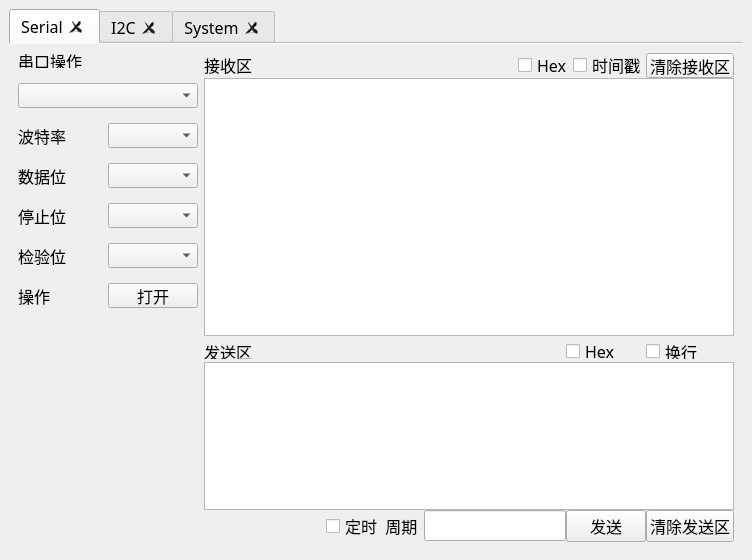
<?xml version="1.0" encoding="UTF-8"?>
<ui version="4.0">
 <class>MainWindow</class>
 <widget class="QMainWindow" name="MainWindow">
  <property name="geometry">
   <rect>
    <x>0</x>
    <y>0</y>
    <width>752</width>
    <height>560</height>
   </rect>
  </property>
  <property name="sizePolicy">
   <sizepolicy hsizetype="Preferred" vsizetype="Preferred">
    <horstretch>0</horstretch>
    <verstretch>0</verstretch>
   </sizepolicy>
  </property>
  <property name="minimumSize">
   <size>
    <width>700</width>
    <height>500</height>
   </size>
  </property>
  <property name="windowTitle">
   <string>MainWindow</string>
  </property>
  <widget class="QWidget" name="centralwidget">
   <layout class="QGridLayout" name="gridLayout">
    <item row="0" column="0">
     <widget class="QTabWidget" name="tabWidget">
      <property name="font">
       <font>
        <family>微软雅黑</family>
        <pointsize>12</pointsize>
       </font>
      </property>
      <property name="cursor">
       <cursorShape>PointingHandCursor</cursorShape>
      </property>
      <property name="mouseTracking">
       <bool>false</bool>
      </property>
      <property name="inputMethodHints">
       <set>Qt::ImhNone</set>
      </property>
      <property name="tabPosition">
       <enum>QTabWidget::North</enum>
      </property>
      <property name="tabShape">
       <enum>QTabWidget::Rounded</enum>
      </property>
      <property name="currentIndex">
       <number>0</number>
      </property>
      <property name="elideMode">
       <enum>Qt::ElideNone</enum>
      </property>
      <property name="documentMode">
       <bool>true</bool>
      </property>
      <property name="tabsClosable">
       <bool>true</bool>
      </property>
      <property name="movable">
       <bool>false</bool>
      </property>
      <property name="tabBarAutoHide">
       <bool>false</bool>
      </property>
      <widget class="QWidget" name="tab1">
       <attribute name="title">
        <string>Serial</string>
       </attribute>
       <layout class="QGridLayout" name="gridLayout_6">
        <item row="0" column="1">
         <widget class="QWidget" name="widget_3" native="true">
          <property name="minimumSize">
           <size>
            <width>0</width>
            <height>0</height>
           </size>
          </property>
          <layout class="QGridLayout" name="gridLayout_4">
           <property name="leftMargin">
            <number>0</number>
           </property>
           <property name="topMargin">
            <number>0</number>
           </property>
           <property name="rightMargin">
            <number>0</number>
           </property>
           <property name="bottomMargin">
            <number>0</number>
           </property>
           <property name="spacing">
            <number>0</number>
           </property>
           <item row="0" column="0">
            <widget class="QLabel" name="label_10">
             <property name="maximumSize">
              <size>
               <width>16777215</width>
               <height>20</height>
              </size>
             </property>
             <property name="text">
              <string>接收区</string>
             </property>
            </widget>
           </item>
           <item row="0" column="1">
            <spacer name="horizontalSpacer_3">
             <property name="orientation">
              <enum>Qt::Horizontal</enum>
             </property>
             <property name="sizeHint" stdset="0">
              <size>
               <width>40</width>
               <height>20</height>
              </size>
             </property>
            </spacer>
           </item>
           <item row="0" column="2">
            <widget class="QCheckBox" name="checkBox">
             <property name="maximumSize">
              <size>
               <width>16777215</width>
               <height>15</height>
              </size>
             </property>
             <property name="text">
              <string>Hex</string>
             </property>
            </widget>
           </item>
           <item row="0" column="3">
            <widget class="QCheckBox" name="checkBox_2">
             <property name="maximumSize">
              <size>
               <width>16777215</width>
               <height>20</height>
              </size>
             </property>
             <property name="text">
              <string>时间戳</string>
             </property>
            </widget>
           </item>
           <item row="1" column="0" colspan="5">
            <widget class="QPlainTextEdit" name="Serial_ReceEdit"/>
           </item>
           <item row="0" column="4">
            <widget class="QPushButton" name="Serial_ReceClear">
             <property name="maximumSize">
              <size>
               <width>16777215</width>
               <height>25</height>
              </size>
             </property>
             <property name="text">
              <string>清除接收区</string>
             </property>
            </widget>
           </item>
          </layout>
         </widget>
        </item>
        <item row="1" column="1">
         <widget class="QWidget" name="widget_2" native="true">
          <property name="minimumSize">
           <size>
            <width>0</width>
            <height>0</height>
           </size>
          </property>
          <property name="maximumSize">
           <size>
            <width>16777215</width>
            <height>200</height>
           </size>
          </property>
          <property name="mouseTracking">
           <bool>false</bool>
          </property>
          <property name="tabletTracking">
           <bool>false</bool>
          </property>
          <property name="acceptDrops">
           <bool>false</bool>
          </property>
          <property name="layoutDirection">
           <enum>Qt::LeftToRight</enum>
          </property>
          <property name="autoFillBackground">
           <bool>false</bool>
          </property>
          <layout class="QGridLayout" name="gridLayout_3">
           <property name="leftMargin">
            <number>0</number>
           </property>
           <property name="topMargin">
            <number>0</number>
           </property>
           <property name="rightMargin">
            <number>0</number>
           </property>
           <property name="bottomMargin">
            <number>0</number>
           </property>
           <property name="spacing">
            <number>0</number>
           </property>
           <item row="0" column="3">
            <widget class="QCheckBox" name="checkBox_5">
             <property name="maximumSize">
              <size>
               <width>16777215</width>
               <height>15</height>
              </size>
             </property>
             <property name="text">
              <string>Hex</string>
             </property>
            </widget>
           </item>
           <item row="2" column="4">
            <widget class="QPushButton" name="Serial_SendClear">
             <property name="text">
              <string>清除发送区</string>
             </property>
            </widget>
           </item>
           <item row="2" column="3">
            <widget class="QPushButton" name="Serial_Sendbtn">
             <property name="text">
              <string>发送</string>
             </property>
            </widget>
           </item>
           <item row="2" column="0">
            <spacer name="horizontalSpacer">
             <property name="orientation">
              <enum>Qt::Horizontal</enum>
             </property>
             <property name="sizeHint" stdset="0">
              <size>
               <width>40</width>
               <height>20</height>
              </size>
             </property>
            </spacer>
           </item>
           <item row="0" column="4">
            <widget class="QCheckBox" name="checkBox_4">
             <property name="maximumSize">
              <size>
               <width>16777215</width>
               <height>15</height>
              </size>
             </property>
             <property name="text">
              <string>换行</string>
             </property>
            </widget>
           </item>
           <item row="2" column="1">
            <widget class="QCheckBox" name="checkBox_3">
             <property name="text">
              <string>定时  周期</string>
             </property>
            </widget>
           </item>
           <item row="0" column="2">
            <spacer name="horizontalSpacer_2">
             <property name="orientation">
              <enum>Qt::Horizontal</enum>
             </property>
             <property name="sizeHint" stdset="0">
              <size>
               <width>40</width>
               <height>20</height>
              </size>
             </property>
            </spacer>
           </item>
           <item row="2" column="2">
            <widget class="QLineEdit" name="lineEdit"/>
           </item>
           <item row="1" column="0" colspan="5">
            <widget class="QPlainTextEdit" name="Serial_SendEdit"/>
           </item>
           <item row="0" column="0">
            <widget class="QLabel" name="label_9">
             <property name="maximumSize">
              <size>
               <width>16777215</width>
               <height>15</height>
              </size>
             </property>
             <property name="text">
              <string>发送区</string>
             </property>
            </widget>
           </item>
          </layout>
         </widget>
        </item>
        <item row="0" column="0" rowspan="2">
         <widget class="QWidget" name="widget" native="true">
          <property name="minimumSize">
           <size>
            <width>180</width>
            <height>0</height>
           </size>
          </property>
          <property name="maximumSize">
           <size>
            <width>200</width>
            <height>1000</height>
           </size>
          </property>
          <layout class="QGridLayout" name="gridLayout_2">
           <property name="leftMargin">
            <number>0</number>
           </property>
           <property name="topMargin">
            <number>0</number>
           </property>
           <property name="rightMargin">
            <number>0</number>
           </property>
           <property name="bottomMargin">
            <number>0</number>
           </property>
           <property name="horizontalSpacing">
            <number>0</number>
           </property>
           <property name="verticalSpacing">
            <number>15</number>
           </property>
           <item row="2" column="0">
            <widget class="QLabel" name="label_3">
             <property name="text">
              <string>波特率</string>
             </property>
            </widget>
           </item>
           <item row="4" column="0">
            <widget class="QLabel" name="label_5">
             <property name="text">
              <string>停止位</string>
             </property>
            </widget>
           </item>
           <item row="5" column="1">
            <widget class="QComboBox" name="Uart_CheckBits">
             <property name="minimumSize">
              <size>
               <width>0</width>
               <height>25</height>
              </size>
             </property>
             <property name="maximumSize">
              <size>
               <width>16777215</width>
               <height>25</height>
              </size>
             </property>
            </widget>
           </item>
           <item row="6" column="0">
            <widget class="QLabel" name="label">
             <property name="text">
              <string>操作</string>
             </property>
            </widget>
           </item>
           <item row="3" column="0">
            <widget class="QLabel" name="label_4">
             <property name="text">
              <string>数据位</string>
             </property>
            </widget>
           </item>
           <item row="4" column="1">
            <widget class="QComboBox" name="Uart_StopBtis">
             <property name="minimumSize">
              <size>
               <width>0</width>
               <height>25</height>
              </size>
             </property>
             <property name="maximumSize">
              <size>
               <width>16777215</width>
               <height>25</height>
              </size>
             </property>
            </widget>
           </item>
           <item row="1" column="0" colspan="2">
            <widget class="QComboBox" name="Uart_com">
             <property name="minimumSize">
              <size>
               <width>0</width>
               <height>25</height>
              </size>
             </property>
             <property name="maximumSize">
              <size>
               <width>16777215</width>
               <height>25</height>
              </size>
             </property>
            </widget>
           </item>
           <item row="3" column="1">
            <widget class="QComboBox" name="Uart_DataBtis">
             <property name="minimumSize">
              <size>
               <width>0</width>
               <height>25</height>
              </size>
             </property>
             <property name="maximumSize">
              <size>
               <width>16777215</width>
               <height>25</height>
              </size>
             </property>
            </widget>
           </item>
           <item row="5" column="0">
            <widget class="QLabel" name="label_6">
             <property name="text">
              <string>检验位</string>
             </property>
            </widget>
           </item>
           <item row="0" column="0">
            <widget class="QLabel" name="label_2">
             <property name="maximumSize">
              <size>
               <width>16777215</width>
               <height>15</height>
              </size>
             </property>
             <property name="text">
              <string>串口操作</string>
             </property>
            </widget>
           </item>
           <item row="6" column="1">
            <widget class="QPushButton" name="Serial_Open">
             <property name="minimumSize">
              <size>
               <width>0</width>
               <height>25</height>
              </size>
             </property>
             <property name="maximumSize">
              <size>
               <width>16777215</width>
               <height>25</height>
              </size>
             </property>
             <property name="text">
              <string>打开</string>
             </property>
            </widget>
           </item>
           <item row="2" column="1">
            <widget class="QComboBox" name="Serial_BuadRates">
             <property name="minimumSize">
              <size>
               <width>0</width>
               <height>25</height>
              </size>
             </property>
             <property name="maximumSize">
              <size>
               <width>16777215</width>
               <height>25</height>
              </size>
             </property>
            </widget>
           </item>
           <item row="7" column="0">
            <spacer name="verticalSpacer">
             <property name="orientation">
              <enum>Qt::Vertical</enum>
             </property>
             <property name="sizeHint" stdset="0">
              <size>
               <width>20</width>
               <height>40</height>
              </size>
             </property>
            </spacer>
           </item>
          </layout>
         </widget>
        </item>
       </layout>
      </widget>
      <widget class="QWidget" name="tab2">
       <attribute name="title">
        <string>I2C</string>
       </attribute>
       <layout class="QVBoxLayout" name="verticalLayout_4">
        <item>
         <widget class="QWidget" name="widget_8" native="true">
          <layout class="QGridLayout" name="gridLayout_7">
           <item row="0" column="0" colspan="2">
            <widget class="QWidget" name="widget_6" native="true">
             <layout class="QHBoxLayout" name="horizontalLayout">
              <item alignment="Qt::AlignRight">
               <widget class="QLabel" name="label_11">
                <property name="minimumSize">
                 <size>
                  <width>0</width>
                  <height>25</height>
                 </size>
                </property>
                <property name="text">
                 <string>引脚配置</string>
                </property>
               </widget>
              </item>
              <item>
               <widget class="QComboBox" name="comboBox_7">
                <property name="minimumSize">
                 <size>
                  <width>0</width>
                  <height>25</height>
                 </size>
                </property>
                <property name="maximumSize">
                 <size>
                  <width>80</width>
                  <height>16777215</height>
                 </size>
                </property>
               </widget>
              </item>
              <item alignment="Qt::AlignRight">
               <widget class="QLabel" name="label_7">
                <property name="minimumSize">
                 <size>
                  <width>0</width>
                  <height>25</height>
                 </size>
                </property>
                <property name="text">
                 <string>模式选择</string>
                </property>
               </widget>
              </item>
              <item>
               <widget class="QComboBox" name="comboBox_6">
                <property name="minimumSize">
                 <size>
                  <width>0</width>
                  <height>25</height>
                 </size>
                </property>
                <property name="maximumSize">
                 <size>
                  <width>80</width>
                  <height>16777215</height>
                 </size>
                </property>
               </widget>
              </item>
              <item alignment="Qt::AlignRight">
               <widget class="QLabel" name="label_8">
                <property name="text">
                 <string>设备地址</string>
                </property>
               </widget>
              </item>
              <item>
               <widget class="QLineEdit" name="lineEdit_2">
                <property name="minimumSize">
                 <size>
                  <width>0</width>
                  <height>25</height>
                 </size>
                </property>
                <property name="maximumSize">
                 <size>
                  <width>80</width>
                  <height>16777215</height>
                 </size>
                </property>
               </widget>
              </item>
              <item>
               <widget class="QPushButton" name="pushButton_2">
                <property name="minimumSize">
                 <size>
                  <width>0</width>
                  <height>25</height>
                 </size>
                </property>
                <property name="maximumSize">
                 <size>
                  <width>80</width>
                  <height>16777215</height>
                 </size>
                </property>
                <property name="text">
                 <string>扫描</string>
                </property>
               </widget>
              </item>
              <item>
               <widget class="QPushButton" name="pushButton_3">
                <property name="minimumSize">
                 <size>
                  <width>0</width>
                  <height>25</height>
                 </size>
                </property>
                <property name="text">
                 <string>打开设备</string>
                </property>
               </widget>
              </item>
              <item>
               <spacer name="horizontalSpacer_5">
                <property name="orientation">
                 <enum>Qt::Horizontal</enum>
                </property>
                <property name="sizeHint" stdset="0">
                 <size>
                  <width>40</width>
                  <height>20</height>
                 </size>
                </property>
               </spacer>
              </item>
             </layout>
            </widget>
           </item>
           <item row="1" column="1" rowspan="2">
            <widget class="QWidget" name="widget_9" native="true">
             <layout class="QGridLayout" name="gridLayout_5">
              <property name="leftMargin">
               <number>6</number>
              </property>
              <property name="topMargin">
               <number>6</number>
              </property>
              <property name="rightMargin">
               <number>0</number>
              </property>
              <property name="bottomMargin">
               <number>6</number>
              </property>
              <property name="horizontalSpacing">
               <number>4</number>
              </property>
              <property name="verticalSpacing">
               <number>10</number>
              </property>
              <item row="1" column="4">
               <widget class="QLineEdit" name="lineEdit_11">
                <property name="minimumSize">
                 <size>
                  <width>80</width>
                  <height>25</height>
                 </size>
                </property>
                <property name="maximumSize">
                 <size>
                  <width>80</width>
                  <height>25</height>
                 </size>
                </property>
               </widget>
              </item>
              <item row="8" column="4">
               <widget class="QLineEdit" name="lineEdit_17">
                <property name="minimumSize">
                 <size>
                  <width>80</width>
                  <height>25</height>
                 </size>
                </property>
                <property name="maximumSize">
                 <size>
                  <width>80</width>
                  <height>25</height>
                 </size>
                </property>
               </widget>
              </item>
              <item row="2" column="0">
               <widget class="QLabel" name="label_13">
                <property name="text">
                 <string>02</string>
                </property>
               </widget>
              </item>
              <item row="3" column="1" colspan="2">
               <widget class="QLineEdit" name="lineEdit_9">
                <property name="minimumSize">
                 <size>
                  <width>80</width>
                  <height>25</height>
                 </size>
                </property>
                <property name="maximumSize">
                 <size>
                  <width>80</width>
                  <height>25</height>
                 </size>
                </property>
               </widget>
              </item>
              <item row="8" column="0">
               <widget class="QLabel" name="label_18">
                <property name="text">
                 <string>07</string>
                </property>
               </widget>
              </item>
              <item row="5" column="3">
               <widget class="QComboBox" name="comboBox_12">
                <property name="minimumSize">
                 <size>
                  <width>80</width>
                  <height>25</height>
                 </size>
                </property>
                <property name="maximumSize">
                 <size>
                  <width>80</width>
                  <height>25</height>
                 </size>
                </property>
               </widget>
              </item>
              <item row="11" column="1" colspan="2">
               <widget class="QLineEdit" name="lineEdit_10">
                <property name="minimumSize">
                 <size>
                  <width>80</width>
                  <height>25</height>
                 </size>
                </property>
                <property name="maximumSize">
                 <size>
                  <width>80</width>
                  <height>25</height>
                 </size>
                </property>
               </widget>
              </item>
              <item row="2" column="1" colspan="2">
               <widget class="QLineEdit" name="lineEdit_4">
                <property name="minimumSize">
                 <size>
                  <width>80</width>
                  <height>25</height>
                 </size>
                </property>
                <property name="maximumSize">
                 <size>
                  <width>80</width>
                  <height>25</height>
                 </size>
                </property>
               </widget>
              </item>
              <item row="6" column="1" colspan="2">
               <widget class="QLineEdit" name="lineEdit_7">
                <property name="minimumSize">
                 <size>
                  <width>80</width>
                  <height>25</height>
                 </size>
                </property>
                <property name="maximumSize">
                 <size>
                  <width>80</width>
                  <height>25</height>
                 </size>
                </property>
               </widget>
              </item>
              <item row="4" column="1">
               <widget class="QLineEdit" name="lineEdit_5">
                <property name="minimumSize">
                 <size>
                  <width>80</width>
                  <height>25</height>
                 </size>
                </property>
                <property name="maximumSize">
                 <size>
                  <width>80</width>
                  <height>25</height>
                 </size>
                </property>
               </widget>
              </item>
              <item row="1" column="0">
               <widget class="QLabel" name="label_12">
                <property name="text">
                 <string>01</string>
                </property>
               </widget>
              </item>
              <item row="5" column="0">
               <widget class="QLabel" name="label_16">
                <property name="text">
                 <string>05</string>
                </property>
               </widget>
              </item>
              <item row="4" column="0">
               <widget class="QLabel" name="label_15">
                <property name="text">
                 <string>04</string>
                </property>
               </widget>
              </item>
              <item row="0" column="0" alignment="Qt::AlignHCenter">
               <widget class="QLabel" name="label_22">
                <property name="maximumSize">
                 <size>
                  <width>16777215</width>
                  <height>15</height>
                 </size>
                </property>
                <property name="text">
                 <string>序号</string>
                </property>
               </widget>
              </item>
              <item row="8" column="3">
               <widget class="QComboBox" name="comboBox_14">
                <property name="minimumSize">
                 <size>
                  <width>80</width>
                  <height>25</height>
                 </size>
                </property>
                <property name="maximumSize">
                 <size>
                  <width>80</width>
                  <height>25</height>
                 </size>
                </property>
               </widget>
              </item>
              <item row="1" column="1" colspan="2" alignment="Qt::AlignLeft|Qt::AlignTop">
               <widget class="QLineEdit" name="lineEdit_3">
                <property name="minimumSize">
                 <size>
                  <width>80</width>
                  <height>25</height>
                 </size>
                </property>
                <property name="maximumSize">
                 <size>
                  <width>80</width>
                  <height>25</height>
                 </size>
                </property>
               </widget>
              </item>
              <item row="0" column="1" alignment="Qt::AlignHCenter">
               <widget class="QLabel" name="label_21">
                <property name="maximumSize">
                 <size>
                  <width>16777215</width>
                  <height>15</height>
                 </size>
                </property>
                <property name="text">
                 <string>地址</string>
                </property>
               </widget>
              </item>
              <item row="0" column="4" alignment="Qt::AlignHCenter">
               <widget class="QLabel" name="label_23">
                <property name="maximumSize">
                 <size>
                  <width>16777215</width>
                  <height>15</height>
                 </size>
                </property>
                <property name="text">
                 <string>循环</string>
                </property>
               </widget>
              </item>
              <item row="4" column="3">
               <widget class="QComboBox" name="comboBox_11">
                <property name="minimumSize">
                 <size>
                  <width>80</width>
                  <height>25</height>
                 </size>
                </property>
                <property name="maximumSize">
                 <size>
                  <width>80</width>
                  <height>25</height>
                 </size>
                </property>
               </widget>
              </item>
              <item row="2" column="3" alignment="Qt::AlignHCenter|Qt::AlignTop">
               <widget class="QComboBox" name="comboBox_9">
                <property name="minimumSize">
                 <size>
                  <width>80</width>
                  <height>25</height>
                 </size>
                </property>
                <property name="maximumSize">
                 <size>
                  <width>80</width>
                  <height>25</height>
                 </size>
                </property>
               </widget>
              </item>
              <item row="11" column="0">
               <widget class="QLabel" name="label_19">
                <property name="text">
                 <string>08</string>
                </property>
               </widget>
              </item>
              <item row="11" column="4">
               <widget class="QLineEdit" name="lineEdit_18">
                <property name="minimumSize">
                 <size>
                  <width>80</width>
                  <height>25</height>
                 </size>
                </property>
                <property name="maximumSize">
                 <size>
                  <width>80</width>
                  <height>25</height>
                 </size>
                </property>
               </widget>
              </item>
              <item row="4" column="4">
               <widget class="QLineEdit" name="lineEdit_14">
                <property name="minimumSize">
                 <size>
                  <width>80</width>
                  <height>25</height>
                 </size>
                </property>
                <property name="maximumSize">
                 <size>
                  <width>80</width>
                  <height>25</height>
                 </size>
                </property>
               </widget>
              </item>
              <item row="8" column="1">
               <widget class="QLineEdit" name="lineEdit_8">
                <property name="minimumSize">
                 <size>
                  <width>80</width>
                  <height>25</height>
                 </size>
                </property>
                <property name="maximumSize">
                 <size>
                  <width>80</width>
                  <height>25</height>
                 </size>
                </property>
               </widget>
              </item>
              <item row="5" column="4">
               <widget class="QLineEdit" name="lineEdit_15">
                <property name="minimumSize">
                 <size>
                  <width>80</width>
                  <height>25</height>
                 </size>
                </property>
                <property name="maximumSize">
                 <size>
                  <width>80</width>
                  <height>25</height>
                 </size>
                </property>
               </widget>
              </item>
              <item row="3" column="3">
               <widget class="QComboBox" name="comboBox_10">
                <property name="minimumSize">
                 <size>
                  <width>80</width>
                  <height>25</height>
                 </size>
                </property>
                <property name="maximumSize">
                 <size>
                  <width>80</width>
                  <height>25</height>
                 </size>
                </property>
               </widget>
              </item>
              <item row="0" column="3" alignment="Qt::AlignHCenter">
               <widget class="QLabel" name="label_20">
                <property name="maximumSize">
                 <size>
                  <width>16777215</width>
                  <height>15</height>
                 </size>
                </property>
                <property name="text">
                 <string>模式</string>
                </property>
               </widget>
              </item>
              <item row="5" column="1" colspan="2">
               <widget class="QLineEdit" name="lineEdit_6">
                <property name="minimumSize">
                 <size>
                  <width>80</width>
                  <height>25</height>
                 </size>
                </property>
                <property name="maximumSize">
                 <size>
                  <width>80</width>
                  <height>25</height>
                 </size>
                </property>
               </widget>
              </item>
              <item row="6" column="3">
               <widget class="QComboBox" name="comboBox_13">
                <property name="minimumSize">
                 <size>
                  <width>80</width>
                  <height>25</height>
                 </size>
                </property>
                <property name="maximumSize">
                 <size>
                  <width>80</width>
                  <height>25</height>
                 </size>
                </property>
               </widget>
              </item>
              <item row="11" column="3">
               <widget class="QComboBox" name="comboBox_15">
                <property name="minimumSize">
                 <size>
                  <width>80</width>
                  <height>25</height>
                 </size>
                </property>
                <property name="maximumSize">
                 <size>
                  <width>80</width>
                  <height>25</height>
                 </size>
                </property>
               </widget>
              </item>
              <item row="6" column="0">
               <widget class="QLabel" name="label_17">
                <property name="text">
                 <string>06</string>
                </property>
               </widget>
              </item>
              <item row="3" column="4">
               <widget class="QLineEdit" name="lineEdit_13">
                <property name="minimumSize">
                 <size>
                  <width>80</width>
                  <height>25</height>
                 </size>
                </property>
                <property name="maximumSize">
                 <size>
                  <width>80</width>
                  <height>25</height>
                 </size>
                </property>
               </widget>
              </item>
              <item row="1" column="3">
               <widget class="QComboBox" name="comboBox_8">
                <property name="minimumSize">
                 <size>
                  <width>80</width>
                  <height>25</height>
                 </size>
                </property>
                <property name="maximumSize">
                 <size>
                  <width>80</width>
                  <height>25</height>
                 </size>
                </property>
               </widget>
              </item>
              <item row="6" column="4">
               <widget class="QLineEdit" name="lineEdit_16">
                <property name="minimumSize">
                 <size>
                  <width>80</width>
                  <height>25</height>
                 </size>
                </property>
                <property name="maximumSize">
                 <size>
                  <width>80</width>
                  <height>25</height>
                 </size>
                </property>
               </widget>
              </item>
              <item row="2" column="4">
               <widget class="QLineEdit" name="lineEdit_12">
                <property name="minimumSize">
                 <size>
                  <width>80</width>
                  <height>25</height>
                 </size>
                </property>
                <property name="maximumSize">
                 <size>
                  <width>80</width>
                  <height>25</height>
                 </size>
                </property>
               </widget>
              </item>
              <item row="3" column="0">
               <widget class="QLabel" name="label_14">
                <property name="text">
                 <string>03</string>
                </property>
               </widget>
              </item>
              <item row="12" column="1">
               <spacer name="verticalSpacer_2">
                <property name="orientation">
                 <enum>Qt::Vertical</enum>
                </property>
                <property name="sizeHint" stdset="0">
                 <size>
                  <width>20</width>
                  <height>40</height>
                 </size>
                </property>
               </spacer>
              </item>
              <item row="4" column="5">
               <spacer name="horizontalSpacer_6">
                <property name="orientation">
                 <enum>Qt::Horizontal</enum>
                </property>
                <property name="sizeHint" stdset="0">
                 <size>
                  <width>40</width>
                  <height>20</height>
                 </size>
                </property>
               </spacer>
              </item>
             </layout>
             <zorder>lineEdit_8</zorder>
             <zorder>lineEdit_5</zorder>
             <zorder>label_12</zorder>
             <zorder>lineEdit_3</zorder>
             <zorder>label_13</zorder>
             <zorder>label_14</zorder>
             <zorder>label_16</zorder>
             <zorder>label_17</zorder>
             <zorder>lineEdit_4</zorder>
             <zorder>lineEdit_6</zorder>
             <zorder>lineEdit_7</zorder>
             <zorder>lineEdit_9</zorder>
             <zorder>lineEdit_10</zorder>
             <zorder>label_19</zorder>
             <zorder>comboBox_8</zorder>
             <zorder>label_20</zorder>
             <zorder>label_22</zorder>
             <zorder>comboBox_9</zorder>
             <zorder>comboBox_10</zorder>
             <zorder>comboBox_12</zorder>
             <zorder>comboBox_13</zorder>
             <zorder>comboBox_15</zorder>
             <zorder>lineEdit_11</zorder>
             <zorder>label_23</zorder>
             <zorder>lineEdit_12</zorder>
             <zorder>lineEdit_13</zorder>
             <zorder>lineEdit_15</zorder>
             <zorder>lineEdit_16</zorder>
             <zorder>lineEdit_18</zorder>
             <zorder>lineEdit_14</zorder>
             <zorder>label_15</zorder>
             <zorder>comboBox_11</zorder>
             <zorder>comboBox_14</zorder>
             <zorder>label_18</zorder>
             <zorder>lineEdit_17</zorder>
             <zorder>label_21</zorder>
             <zorder>verticalSpacer_2</zorder>
             <zorder>horizontalSpacer_6</zorder>
            </widget>
           </item>
           <item row="2" column="0">
            <widget class="QPlainTextEdit" name="plainTextEdit"/>
           </item>
           <item row="1" column="0">
            <widget class="QWidget" name="widget_7" native="true">
             <layout class="QHBoxLayout" name="horizontalLayout_2">
              <item>
               <spacer name="horizontalSpacer_4">
                <property name="orientation">
                 <enum>Qt::Horizontal</enum>
                </property>
                <property name="sizeHint" stdset="0">
                 <size>
                  <width>40</width>
                  <height>20</height>
                 </size>
                </property>
               </spacer>
              </item>
              <item>
               <widget class="QRadioButton" name="radioButton">
                <property name="minimumSize">
                 <size>
                  <width>0</width>
                  <height>25</height>
                 </size>
                </property>
                <property name="text">
                 <string>DEC</string>
                </property>
               </widget>
              </item>
              <item>
               <widget class="QRadioButton" name="radioButton_2">
                <property name="minimumSize">
                 <size>
                  <width>0</width>
                  <height>25</height>
                 </size>
                </property>
                <property name="text">
                 <string>HEX</string>
                </property>
               </widget>
              </item>
              <item>
               <widget class="QPushButton" name="pushButton">
                <property name="minimumSize">
                 <size>
                  <width>0</width>
                  <height>25</height>
                 </size>
                </property>
                <property name="text">
                 <string>清除接收区</string>
                </property>
               </widget>
              </item>
             </layout>
            </widget>
           </item>
          </layout>
         </widget>
        </item>
       </layout>
      </widget>
      <widget class="QWidget" name="tab">
       <attribute name="title">
        <string>System</string>
       </attribute>
       <layout class="QVBoxLayout" name="verticalLayout_2">
        <item alignment="Qt::AlignTop">
         <widget class="QWidget" name="widget_5" native="true">
          <layout class="QVBoxLayout" name="verticalLayout">
           <item alignment="Qt::AlignHCenter">
            <widget class="QLabel" name="label_37">
             <property name="text">
              <string>设备信息</string>
             </property>
            </widget>
           </item>
           <item alignment="Qt::AlignHCenter">
            <widget class="QWidget" name="widget_4" native="true">
             <layout class="QFormLayout" name="formLayout">
              <item row="0" column="1">
               <widget class="QLabel" name="label_100">
                <property name="minimumSize">
                 <size>
                  <width>0</width>
                  <height>30</height>
                 </size>
                </property>
                <property name="text">
                 <string/>
                </property>
               </widget>
              </item>
              <item row="1" column="1">
               <widget class="QLabel" name="label_101">
                <property name="minimumSize">
                 <size>
                  <width>0</width>
                  <height>30</height>
                 </size>
                </property>
                <property name="text">
                 <string/>
                </property>
               </widget>
              </item>
              <item row="2" column="1">
               <widget class="QLabel" name="label_102">
                <property name="minimumSize">
                 <size>
                  <width>0</width>
                  <height>30</height>
                 </size>
                </property>
                <property name="text">
                 <string/>
                </property>
               </widget>
              </item>
              <item row="3" column="1">
               <widget class="QLabel" name="label_103">
                <property name="minimumSize">
                 <size>
                  <width>0</width>
                  <height>30</height>
                 </size>
                </property>
                <property name="text">
                 <string/>
                </property>
               </widget>
              </item>
             </layout>
            </widget>
           </item>
          </layout>
         </widget>
        </item>
       </layout>
      </widget>
     </widget>
    </item>
   </layout>
  </widget>
 </widget>
 <resources/>
 <connections/>
</ui>
